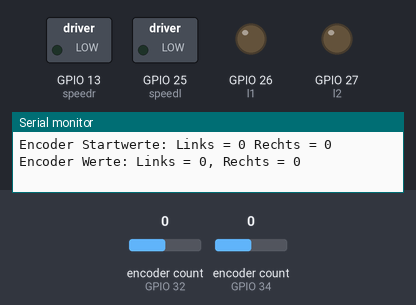
This sketch was run on a simulated ESP32. Shown: switched loads named in the sketch (green lamp = pin HIGH), output pins drawn as LEDs (lit = HIGH), the last lines printed to the serial monitor. The test bench sets the inputs (shaded band); at power-on: encoder count (sensors on GPIO 32, GPIO 34) 0. Pins used as bus, display or sensor lines are not drawn.

Above: at 0.05 s.
At 9.95 s:
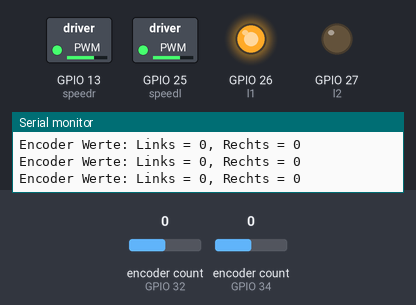
Timing chart, 0 to 11.5 s (numbered marks = the images above):
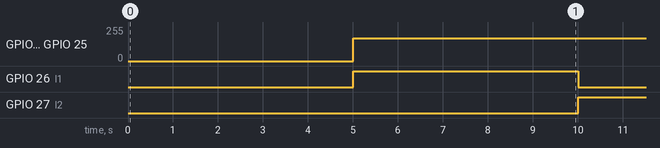

Measured:
- by itself, GPIO 13 (speedr), GPIO 25 (speedl): 0/255 → 170/255 at 5.0 s
- by itself, GPIO 26 (l1), GPIO 27 (l2): alternates HIGH for 5.0 s and LOW for 5.0 s

The sketch:

MotorMitEncoder.ino
```cpp
#include <ESP32Encoder.h>

ESP32Encoder encoderLeft;
ESP32Encoder encoderRight;

// Motorkonfiguration
const int r1 = 14, r2 = 12, l1 = 26, l2 = 27, speedr = 13, speedl = 25;

unsigned long lastToggleTime;
int movementStage = 0; // 0 = vorwärts, 1 = rückwärts, 2 = links, 3 = rechts

void setup() {
    Serial.begin(115200);

    // Pull-up Widerstände für Encoder aktivieren
    ESP32Encoder::useInternalWeakPullResistors = puType::up;

    // Encoder für die Räder initialisieren
    encoderLeft.attachHalfQuad(34, 35);
    encoderRight.attachHalfQuad(32, 33);

    // Setze die Encoder-Werte auf 0
    encoderLeft.clearCount();
    encoderRight.clearCount();

    // Motor-Pins als Ausgänge definieren
    pinMode(r1, OUTPUT);
    pinMode(r2, OUTPUT);
    pinMode(l1, OUTPUT);
    pinMode(l2, OUTPUT);
    pinMode(speedr, OUTPUT);
    pinMode(speedl, OUTPUT);

    Serial.println("Encoder Startwerte: Links = " + String((int32_t)encoderLeft.getCount()) + " Rechts = " + String((int32_t)encoderRight.getCount()));

    lastToggleTime = millis();
}

// Funktion zur Motorsteuerung
void drive(int leftSpeed, int rightSpeed, bool leftForward, bool rightForward) {
    // Linker Motor
    digitalWrite(l1, leftForward ? HIGH : LOW);
    digitalWrite(l2, leftForward ? LOW : HIGH);
    analogWrite(speedl, abs(leftSpeed));

    // Rechter Motor
    digitalWrite(r1, rightForward ? HIGH : LOW);
    digitalWrite(r2, rightForward ? LOW : HIGH);
    analogWrite(speedr, abs(rightSpeed));
}

void stopMotors() {
    digitalWrite(l1, LOW);
    digitalWrite(l2, LOW);
    digitalWrite(r1, LOW);
    digitalWrite(r2, LOW);
    analogWrite(speedl, 0);
    analogWrite(speedr, 0);
}

void loop() {
    Serial.println("Encoder Werte: Links = " + String((int32_t)encoderLeft.getCount()) + ", Rechts = " + String((int32_t)encoderRight.getCount()));
    delay(500);

    if (millis() - lastToggleTime >= 5000) {  // Alle 5 Sekunden Bewegung ändern
        switch (movementStage) {
            case 0: // Vorwärtsfahren
                Serial.println("Beide Motoren vorwärts");
                drive(170, 170, true, true);
                break;
            case 1: // Rückwärtsfahren
                Serial.println("Beide Motoren rückwärts");
                drive(170, 170, false, false);
                break;
            case 2: // Links drehen
                Serial.println("Links stehen, rechts vorwärts");
                drive(170, 170, true, false);
                break;
            case 3: // Rechts drehen
                Serial.println("Rechts stehen, links vorwärts");
                drive(170, 170, false, true);
                break;
        }

        movementStage = (movementStage + 1) % 4; // Nächster Zustand
        lastToggleTime = millis();
    }
}
```
